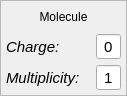
             <widget class="QFrame" name="frame">
              <property name="maximumSize">
               <size>
                <width>127</width>
                <height>96</height>
               </size>
              </property>
              <property name="frameShape">
               <enum>QFrame::StyledPanel</enum>
              </property>
              <property name="frameShadow">
               <enum>QFrame::Raised</enum>
              </property>
              <layout class="QGridLayout" name="gridLayout_27">
               <property name="leftMargin">
                <number>5</number>
               </property>
               <property name="topMargin">
                <number>5</number>
               </property>
               <property name="rightMargin">
                <number>5</number>
               </property>
               <property name="bottomMargin">
                <number>5</number>
               </property>
               <item row="0" column="0" colspan="2">
                <widget class="QLabel" name="label_32">
                 <property name="text">
                  <string>Molecule</string>
                 </property>
                 <property name="alignment">
                  <set>Qt::AlignCenter</set>
                 </property>
                </widget>
               </item>
               <item row="1" column="0">
                <widget class="QLabel" name="label_33">
                 <property name="font">
                  <font>
                   <pointsize>11</pointsize>
                   <italic>true</italic>
                  </font>
                 </property>
                 <property name="text">
                  <string>Charge:</string>
                 </property>
                </widget>
               </item>
               <item row="1" column="1">
                <widget class="QLineEdit" name="lineEdit_charge">
                 <property name="minimumSize">
                  <size>
                   <width>25</width>
                   <height>25</height>
                  </size>
                 </property>
                 <property name="maximumSize">
                  <size>
                   <width>25</width>
                   <height>25</height>
                  </size>
                 </property>
                 <property name="font">
                  <font>
                   <pointsize>11</pointsize>
                  </font>
                 </property>
                 <property name="text">
                  <string>0</string>
                 </property>
                 <property name="alignment">
                  <set>Qt::AlignCenter</set>
                 </property>
                </widget>
               </item>
               <item row="2" column="0">
                <widget class="QLabel" name="label_34">
                 <property name="font">
                  <font>
                   <pointsize>11</pointsize>
                   <italic>true</italic>
                  </font>
                 </property>
                 <property name="text">
                  <string>Multiplicity:</string>
                 </property>
                </widget>
               </item>
               <item row="2" column="1">
                <widget class="QLineEdit" name="lineEdit_multiplicity">
                 <property name="minimumSize">
                  <size>
                   <width>25</width>
                   <height>25</height>
                  </size>
                 </property>
                 <property name="maximumSize">
                  <size>
                   <width>25</width>
                   <height>25</height>
                  </size>
                 </property>
                 <property name="font">
                  <font>
                   <pointsize>11</pointsize>
                  </font>
                 </property>
                 <property name="text">
                  <string>1</string>
                 </property>
                 <property name="alignment">
                  <set>Qt::AlignCenter</set>
                 </property>
                </widget>
               </item>
              </layout>
             </widget>
